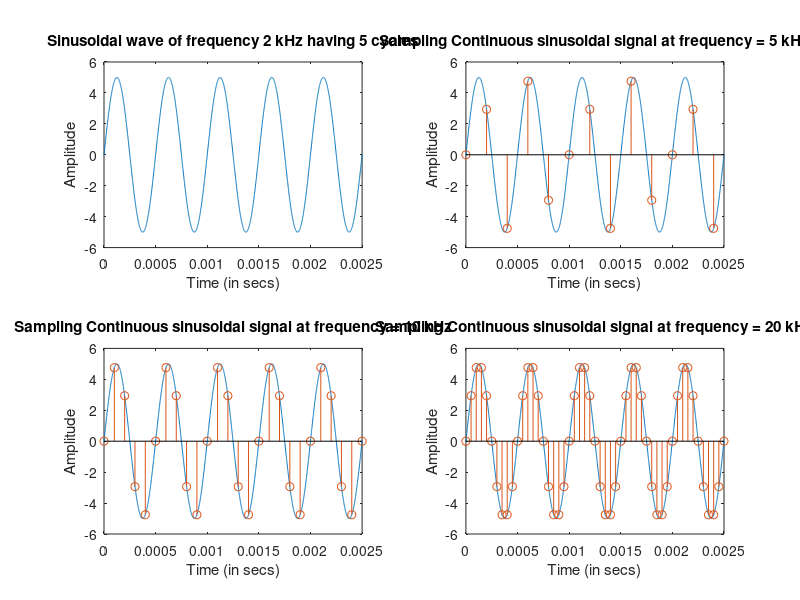

The MATLAB script that drew this image:
# Lab 3: Sampling of Signal
# Generate signal x = 5sin(2 pi f t) with 5 cycles & f = 2 kHz
# sample the signal with frequence 5, 10, 20 kHz

# Sine signal

cycle = 5
freq = 2000   # 2 kHz = 2000 Hz
t = 0 : 0.000001 : cycle * (1/freq)
x = 5 * sin(2*pi*freq*t)
subplot(2, 2, 1)
plot(t, x)
title('Sinusoidal wave of frequency 2 kHz having 5 cycles')
xlabel('Time (in secs)')
ylabel('Amplitude')

# Sampling for 5, 10, 20 kHz, i.e. 5000, 10000, 20000 Hz

samp_freq = [5000, 10000, 20000]
for i = 1:3
  t1 = 0 : 1/samp_freq(i) : cycle * (1/freq)
  x1 = 5 * sin(2*pi*freq*t1)
  subplot(2, 2, i+1)
  plot(t, x)
  hold on
  stem(t1, x1)
  title(sprintf('Sampling Continuous sinusoidal signal at frequency = %d kHz', samp_freq(i)/1000))
  xlabel('Time (in secs)')
  ylabel('Amplitude')
endfor